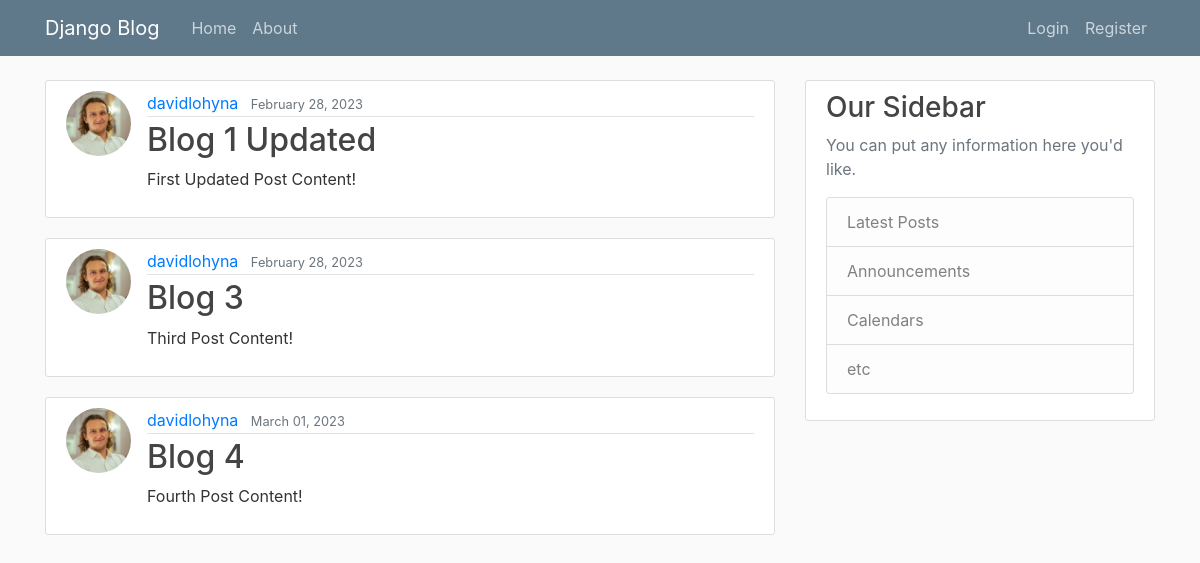
The app's page /, older data.
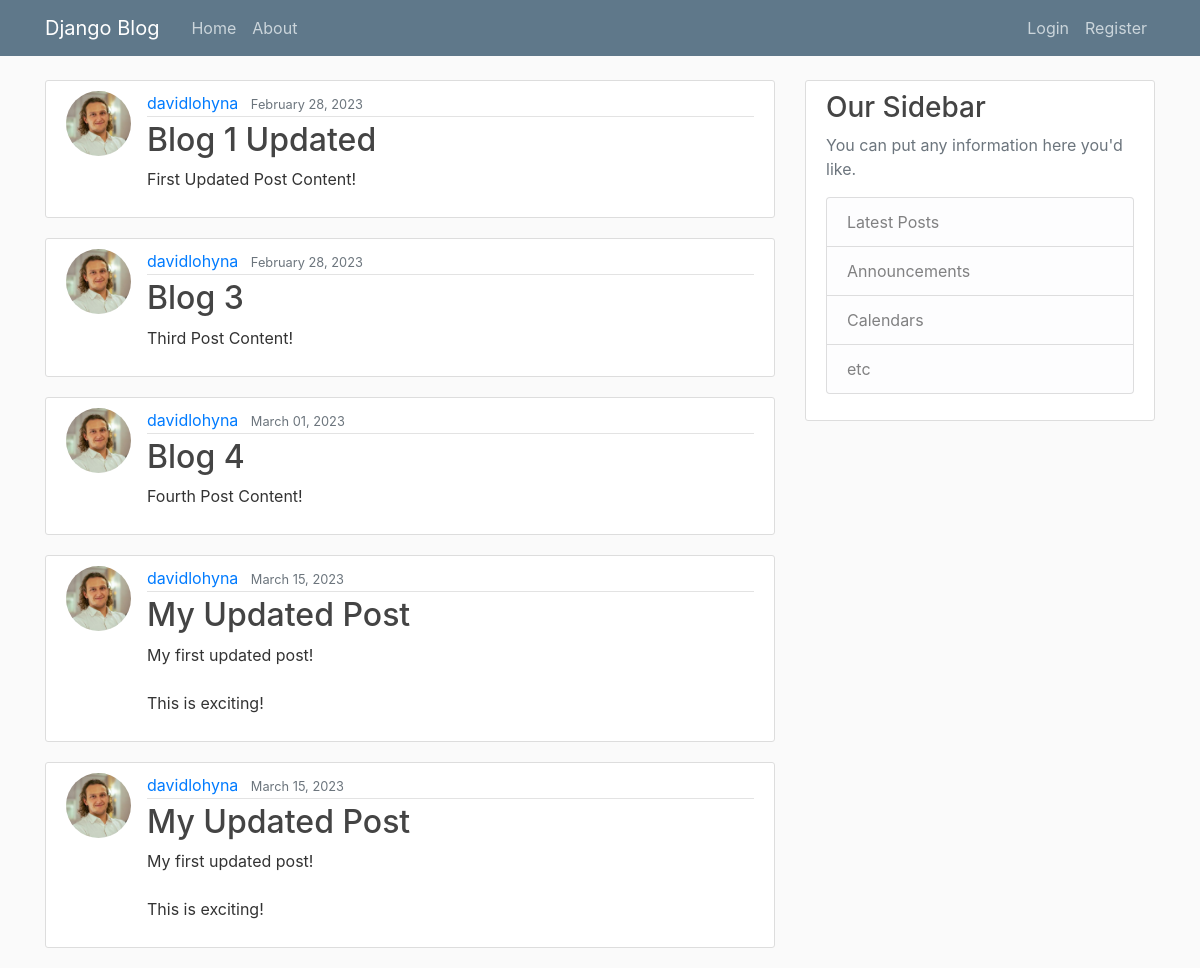
The same page, newer data.
### blog/models.py (models this page shows, shortened)
class Post(models.Model):
    title = models.CharField(max_length=100)
    content = models.TextField()
    date_posted = models.DateTimeField(default=timezone.now)
    author = models.ForeignKey(
        settings.AUTH_USER_MODEL,
        on_delete=models.CASCADE,
    )

### users/models.py (models this page shows, shortened)
class Profile(models.Model):
    user = models.OneToOneField(User, on_delete=models.CASCADE)
    image = models.ImageField(default="default.jpg", upload_to="profile_pics")

### blog/views.py (the view)
# urls.py: path("", PostListView.as_view(), name="blog-home"),
class PostListView(ListView):
    model = Post
    template_name = "blog/home.html"
    context_object_name = "posts"
    paginate_by = 5

### blog/templates/blog/home.html
{% extends 'blog/base.html' %}
{% block content %}
    {% for post in posts %}
        <article class="media content-section">
          <img class="rounded-circle article-img" src="{{ post.author.profile.image.url }}">
          <div class="media-body">
            <div class="article-metadata">
              <a class="mr-2" href="#">{{ post.author }}</a>
              <small class="text-muted">{{ post.date_posted|date:"F d, Y" }}</small>
            </div>
            <h2><a class="article-title" href="#">{{ post.title }}</a></h2>
            <p class="article-content">{{ post.content }}</p>
          </div>
        </article>
    {% endfor %}
{% endblock content %}

### blog/templates/blog/base.html (shortened to what this page needs)
{% load static %}
<!DOCTYPE html>
<html>
<head>
    <link rel="stylesheet" href="https://maxcdn.bootstrapcdn.com/bootstrap/4.0.0/css/bootstrap.min.css">
    <link rel="stylesheet" type="text/css" href="{% static 'blog/main.css' %}">
</head>
<body>
    <header class="site-header">
      <nav class="navbar navbar-expand-md navbar-dark bg-steel fixed-top">
        <div class="container">
          <a class="navbar-brand mr-4" href="{% url 'blog-home' %}">Django Blog</a>
          <div class="collapse navbar-collapse" id="navbarToggle">
            <div class="navbar-nav mr-auto">
              <a class="nav-item nav-link" href="{% url 'blog-home' %}">Home</a>
              <a class="nav-item nav-link" href="{% url 'blog-about' %}">About</a>
            </div>
            <div class="navbar-nav">
              {% if user.is_authenticated %}
                <a class="nav-item nav-link" href="{% url 'post-create' %}">New Post</a>
                <a class="nav-item nav-link" href="{% url 'profile' %}">Profile</a>
                <a class="nav-item nav-link" href="{% url 'logout' %}">Logout</a>
              {% else %}
                <a class="nav-item nav-link" href="{% url 'login' %}">Login</a>
                <a class="nav-item nav-link" href="{% url 'register' %}">Register</a>
              {% endif %}
            </div>
          </div>
        </div>
      </nav>
    </header>
    <main role="main" class="container">
      <div class="row">
        <div class="col-md-8">
          {% block content %}{% endblock %}
        </div>
        <div class="col-md-4">
          <div class="content-section">
            <h3>Our Sidebar</h3>
            <p class='text-muted'>You can put any information here you'd like.
              <ul class="list-group">
                <li class="list-group-item list-group-item-light">Latest Posts</li>
                <li class="list-group-item list-group-item-light">Announcements</li>
                <li class="list-group-item list-group-item-light">Calendars</li>
                <li class="list-group-item list-group-item-light">etc</li>
              </ul>
            </p>
          </div>
        </div>
      </div>
    </main>
</body>
</html>

### blog/static/blog/main.css (style rules this page uses)
body { background: #fafafa; color: #333333; margin-top: 5rem; }
h1, h2, h3, h4, h5, h6 { color: #444444; }
ul { margin: 0; }
.bg-steel { background-color: #5f788a; }
.site-header .navbar-nav .nav-link { color: #cbd5db; }
.content-section { background: #ffffff; padding: 10px 20px; border: 1px solid #dddddd; border-radius: 3px; margin-bottom: 20px; }
.article-title { color: #444444; }
.article-content { white-space: pre-line; }
.article-img { height: 65px; width: 65px; margin-right: 16px; }
.article-metadata { padding-bottom: 1px; margin-bottom: 4px; border-bottom: 1px solid #e3e3e3 }

Row changes from the older to the newer data that the page shows:
added Post: author.profile.image (picture), author "davidlohyna", date_posted "March 15, 2023", title "My Updated Post", content "My first updated post! This is exciting!"
added Post: author.profile.image (picture), author "davidlohyna", date_posted "March 15, 2023", title "My Updated Post", content "My first updated post! This is exciting!"
